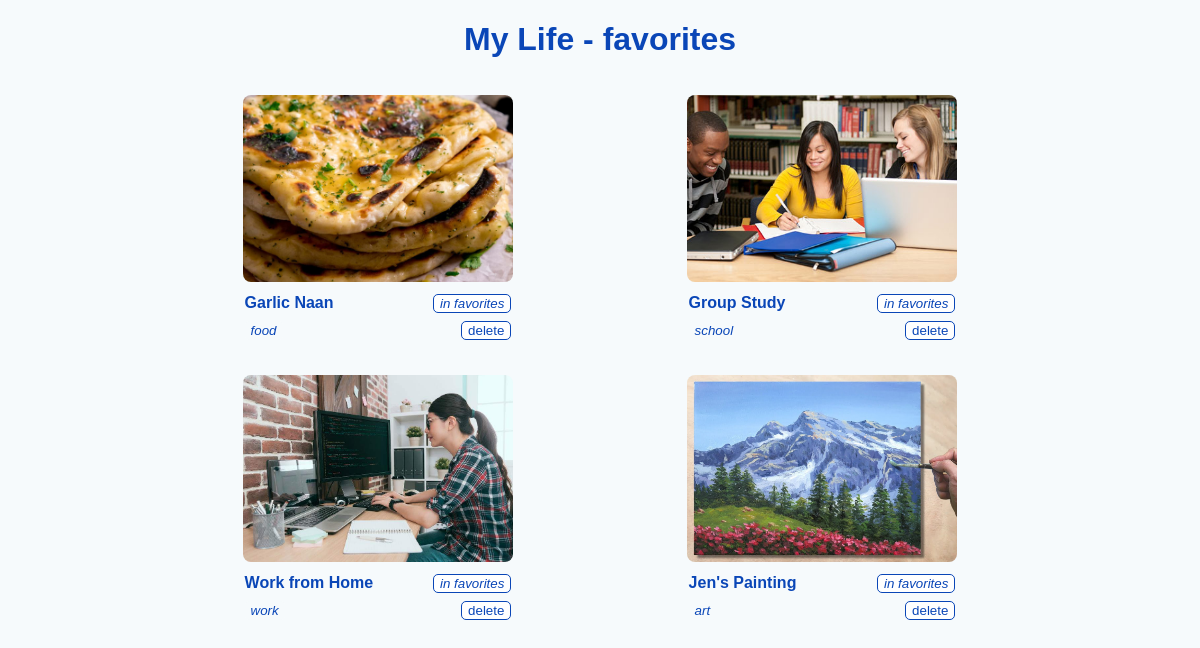
Before: /favorites with the older database file.
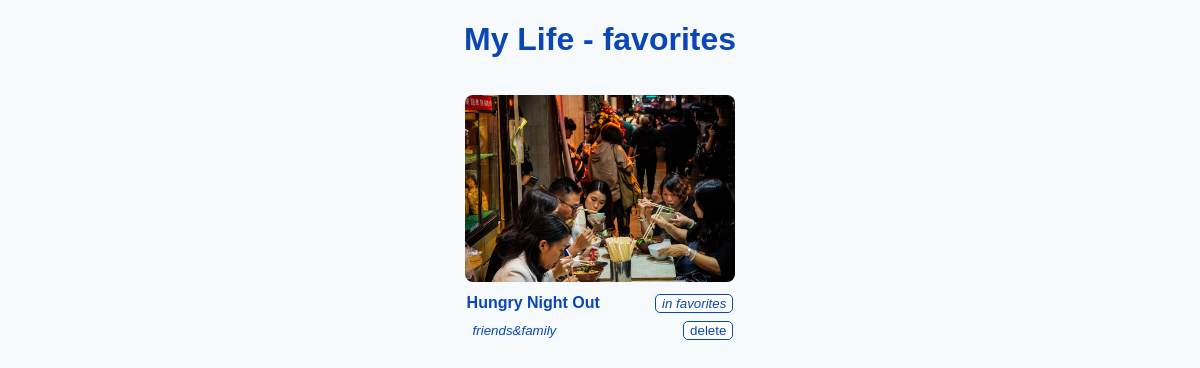
After: the same page with the newer database file.
### app/models.py (models this page shows)
class SavedImages(db.Model):
    id = db.Column(db.Integer, primary_key=True)
    title = db.Column(db.Text, unique=True, nullable=False)
    category = db.Column(db.Text, nullable=False)
    filename = db.Column(db.Text, unique=True, nullable=False)
    favorite = db.Column(db.Boolean, default=False, nullable=False)

### app/routes.py (the view)
@app.route('/favorites')
def favorites():
    print('favorites')
    all_images = get_images(None, True)
    return render_template('categories.html', images=all_images, category='favorites')

### app/helper.py (called while the page is built)
def get_images(category=None, favorites=False):
    if favorites is True:          # return favorited images
        if not SavedImages.query.filter_by(favorite=True): all_images = []
        else: all_images = SavedImages.query.filter_by(favorite=True)
    elif category is None:        # no category mentioned -> show all images
        if not SavedImages.query.all(): all_images = []
        else: all_images = SavedImages.query.all()
    else:                       # shows images of given category
        if not SavedImages.query.filter_by(category=category): all_images = []
        else: all_images = SavedImages.query.filter_by(category=category)
    for image in all_images:     # path for images inside uploads folder
        image.filename = 'uploads/' + image.filename
    return all_images

### app/templates/categories.html (shortened to what this page needs)
{% extends 'base.html' %}
{% block content %}
<h1 onClick="location.href='/'"> <span id="title"> My Life </span> - {{ category }} </h1>
{% if images[0] is defined %}
{% include 'images.html' %}
{% else %}
<h3 id="error"> no images here </h3>
{% endif %}
{% endblock %}

### app/templates/images.html
<div class="cards">
    {% for image in images %}
    <div class="card">
        <img id="photo" src="{{ url_for('static', filename=image.filename) }}" alt="{{ imgName }}" />
        <div class="card-title">
            <b> {{ image.title }} </b>
            {% if image.favorite == True %}
            <button id="favorited" onClick="location.href='/favorite/{{ image.id }}'"><i> in favorites </i></button>
            {% else %}
            <button id="favorite" onClick="location.href='/favorite/{{ image.id }}'"> favorite </button>
            {% endif %}
        </div>
        <div class="card-category">
            <button id="category" onClick="location.href='/tags/{{ image.category }}'"><i> {{ image.category }} </i></button>
            <button id="delete" onClick="location.href='/delete/{{ image.id }}'"> delete </button>
        </div>
    </div>
    {% endfor %}
</div>

Changed rows visible on the page:
no longer on this page (row edited): SavedImages: filename (picture), title "Garlic Naan", category "food"
no longer on this page (row edited): SavedImages: filename (picture), title "Group Study", category "school"
no longer on this page (row edited): SavedImages: filename (picture), title "Work from Home", category "work"
no longer on this page (row edited): SavedImages: filename (picture), title "Jen's Painting", category "art"
now on this page (row edited): SavedImages: filename (picture), title "Hungry Night Out", category "friends&family"
